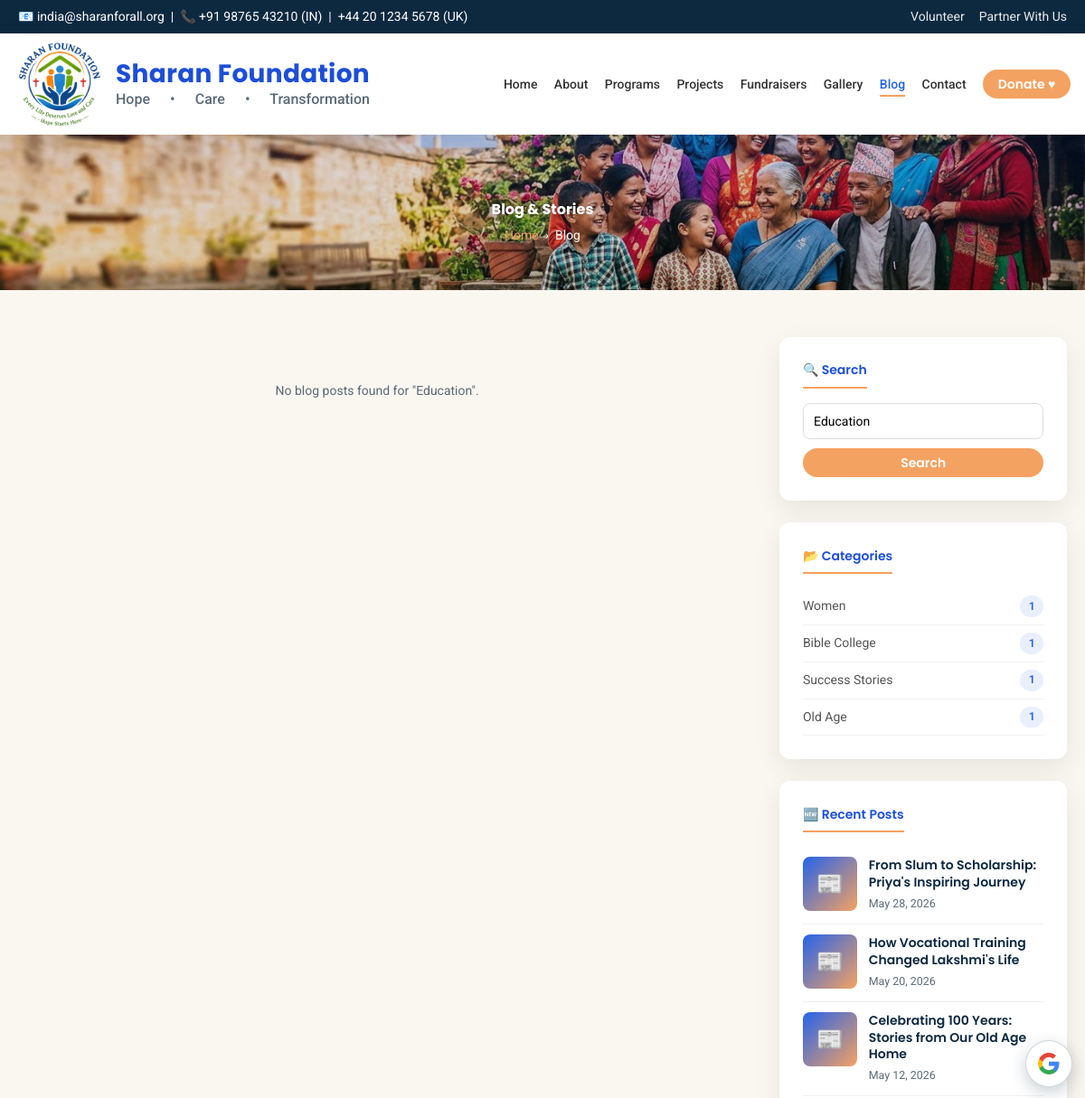
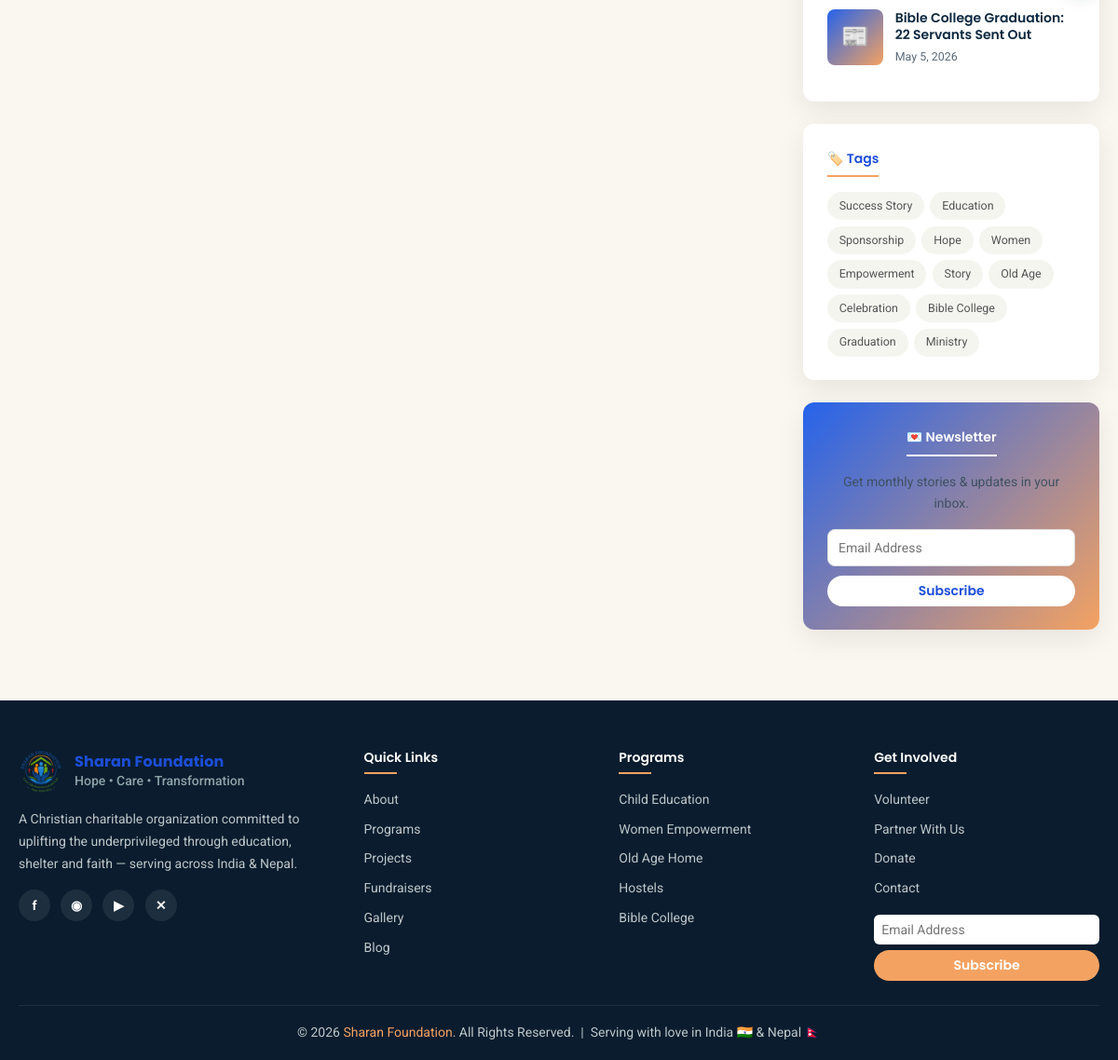
The app's page /pages/blog.php?q=Education with its own data (2 pictures, top to bottom).
### tables this page shows
CREATE TABLE IF NOT EXISTS `settings` (
  `id` INT AUTO_INCREMENT PRIMARY KEY,
  `site_title` VARCHAR(150) DEFAULT 'Sharan Foundation',
  `tagline` VARCHAR(200) DEFAULT 'Hope • Care • Transformation',
  `email_in` VARCHAR(150),
  `email_uk` VARCHAR(150),
  `phone_in` VARCHAR(50),
  `phone_uk` VARCHAR(50),
  `address_in` TEXT,
  `address_uk` TEXT,
  `facebook` VARCHAR(255),
  `instagram` VARCHAR(255),
  `twitter` VARCHAR(255),
  `youtube` VARCHAR(255),
  `about_short` TEXT,
  `mission` TEXT,
  `vision` TEXT,
  `values_text` TEXT,
  `updated_at` TIMESTAMP DEFAULT CURRENT_TIMESTAMP ON UPDATE CURRENT_TIMESTAMP
);

CREATE TABLE IF NOT EXISTS `blog_posts` (
  `id` INT AUTO_INCREMENT PRIMARY KEY,
  `title` VARCHAR(255) NOT NULL,
  `slug` VARCHAR(255) NOT NULL UNIQUE,
  `category` VARCHAR(100),
  `excerpt` TEXT,
  `content` LONGTEXT,
  `image` VARCHAR(255),
  `author` VARCHAR(100) DEFAULT 'Admin',
  `read_time` VARCHAR(20) DEFAULT '5 min read',
  `tags` VARCHAR(500),
  `is_featured` TINYINT(1) DEFAULT 0,
  `status` ENUM('published','draft') DEFAULT 'published',
  `published_at` DATE,
  `created_at` TIMESTAMP DEFAULT CURRENT_TIMESTAMP,
  `updated_at` TIMESTAMP DEFAULT CURRENT_TIMESTAMP ON UPDATE CURRENT_TIMESTAMP
);

### includes/i18n.php (called while the page is built, shortened)
<?php
$_en_file = __DIR__ . '/../lang/en.php';
$T = is_file($_en_file) ? require $_en_file : [];
function t($key, $default = null) {
    global $T;
    return $T[$key] ?? ($default ?? $key);
}
function tr_field($row, $field) {
    return $row[$field] ?? '';
}
function current_lang() {
    return 'en';
}
function gt_language_catalog() {
    return [
        'en'    => ['English',   'English',       '🇬🇧'],
        'hi'    => ['Hindi',     'हिन्दी',        '🇮🇳'],
        'fi'    => ['Finnish',   'Suomi',         '🇫🇮'],
        'mr'    => ['Marathi',   'मराठी',         '🇮🇳'],
        'gu'    => ['Gujarati',  'ગુજરાતી',       '🇮🇳'],
        'pa'    => ['Punjabi',   'ਪੰਜਾਬੀ',        '🇮🇳'],
        'bn'    => ['Bengali',   'বাংলা',         '🇧🇩'],
        'ta'    => ['Tamil',     'தமிழ்',         '🇮🇳'],
        'te'    => ['Telugu',    'తెలుగు',        '🇮🇳'],
        'kn'    => ['Kannada',   'ಕನ್ನಡ',         '🇮🇳'],
        'ml'    => ['Malayalam', 'മലയാളം',       '🇮🇳'],
        'ur'    => ['Urdu',      'اردو',          '🇵🇰'],
        'ne'    => ['Nepali',    'नेपाली',        '🇳🇵'],
        'de'    => ['German',    'Deutsch',       '🇩🇪'],
        'fr'    => ['French',    'Français',      '🇫🇷'],
        'es'    => ['Spanish',   'Español',       '🇪🇸'],
        'pt'    => ['Portuguese','Português',     '🇵🇹'],
        'it'    => ['Italian',   'Italiano',      '🇮🇹'],
        'nl'    => ['Dutch',     'Nederlands',    '🇳🇱'],
        'sv'    => ['Swedish',   'Svenska',       '🇸🇪'],
        'da'    => ['Danish',    'Dansk',         '🇩🇰'],
        'tr'    => ['Turkish',   'Türkçe',        '🇹🇷'],
        'ru'    => ['Russian',   'Русский',       '🇷🇺'],
        'ar'    => ['Arabic',    'العربية',       '🇸🇦'],
        'zh-CN' => ['Chinese (Simplified)', '简体中文', '🇨🇳'],
        'ja'    => ['Japanese',  '日本語',         '🇯🇵'],
        'ko'    => ['Korean',    '한국어',          '🇰🇷'],
    ];
}
function site_language_codes() {
    $raw  = function_exists('get_setting') ? get_setting('site_languages', 'en,hi,fi') : 'en,hi,fi';
    $cat  = gt_language_catalog();
    $out  = [];
    foreach (array_map('trim', explode(',', (string)$raw)) as $c) {
        if (isset($cat[$c]) && !in_array($c, $out, true)) $out[] = $c;
    }
    return $out ?: ['en', 'hi', 'fi'];
}

### includes/functions.php (called while the page is built, shortened)
<?php
function e($s){ return htmlspecialchars($s ?? '', ENT_QUOTES, 'UTF-8'); }
function site_media_path($slug, $default = ''){
    static $cache = null;
    if ($cache === null) {
        global $pdo;
        $cache = [];
        try {
            foreach ($pdo->query("SELECT slug, path FROM site_media")->fetchAll() as $r) {
                $cache[$r['slug']] = $r['path'];
            }
        } catch (Throwable $e) {  }
    }
    $p = $cache[$slug] ?? $default;
    return $p !== '' && $p !== null ? $p : $default;
}
function site_image_url($slug, $default = ''){
    $p = site_media_path($slug, $default);
    return $p !== '' ? BASE_URL . ltrim($p, '/') : '';
}
function site_bg_attr($slug, $gradient = null, $default = ''){
    $u = site_image_url($slug, $default);
    $img = "url('" . $u . "')";
    $bg  = $gradient ? $gradient . ', ' . $img : $img;
    return 'background-image:' . $bg . ';background-size:cover;background-position:center';
}
function get_setting($key, $default = ''){
    global $pdo;
    static $cache = null;
    if ($cache === null) {
        $row = $pdo->query("SELECT * FROM settings LIMIT 1")->fetch();
        $cache = $row ?: [];
    }
    return $cache[$key] ?? $default;
}

### pages/blog.php (the view, shortened to what this page needs)
<?php
require_once __DIR__ . '/../config/database.php';
require_once __DIR__ . '/../includes/functions.php';
$per_page = 8;
$page     = max(1, (int)($_GET['page'] ?? 1));
$offset   = ($page - 1) * $per_page;
$cat_filter = trim($_GET['cat'] ?? '');
$q          = trim($_GET['q'] ?? '');
$where = ["status='published'"];
$params = [];
if ($q)          { $where[] = "(title LIKE ? OR excerpt LIKE ?)"; $params[] = "%$q%"; $params[] = "%$q%"; }
$where_sql = 'WHERE ' . implode(' AND ', $where);
$featured = null;
$count_params = $params;
$sql = "SELECT * FROM blog_posts $where_sql" . ($featured ? " AND id != ?" : '') . " ORDER BY published_at DESC, id DESC LIMIT $per_page OFFSET $offset";
$stmt = $pdo->prepare($sql);
$stmt->execute($count_params);
$posts = $stmt->fetchAll();
$categories  = $pdo->query("SELECT category, COUNT(*) as cnt FROM blog_posts WHERE status='published' AND category!='' GROUP BY category ORDER BY cnt DESC")->fetchAll();
$recent      = $pdo->query("SELECT id,title,slug,image,published_at FROM blog_posts WHERE status='published' ORDER BY published_at DESC, id DESC LIMIT 4")->fetchAll();
$all_tags    = [];
foreach ($pdo->query("SELECT tags FROM blog_posts WHERE status='published' AND tags!=''")->fetchAll(PDO::FETCH_COLUMN) as $t)
    foreach (explode(',', $t) as $tag) { $tag = trim($tag); if ($tag) $all_tags[$tag] = ($all_tags[$tag] ?? 0) + 1; }
arsort($all_tags); $all_tags = array_slice($all_tags, 0, 15, true);
require_once __DIR__ . '/../includes/i18n.php';
$current_page = 'blog';
require __DIR__ . '/../includes/public_header.php';
?>
<section class="page-header" style="<?= e(site_bg_attr('banner_blog', 'linear-gradient(rgba(29,78,216,.15),rgba(26,46,53,.15))', 'images/hero.jpg')) ?>">
  <div class="container">
    <h1><?= e(t('page_blog')) ?></h1>
    <div class="breadcrumb"><a href="<?= BASE_URL ?>"><?= e(t('home')) ?></a> &nbsp;›&nbsp; <?= e(t('nav_blog')) ?><?= $cat_filter ? ' &nbsp;›&nbsp; ' . e($cat_filter) : '' ?></div>
  </div>
</section>
<section class="sec-cream">
  <div class="container">
    <div class="blog-wrap">
      <div>
        <?php if (!$posts && !$featured): ?>
          <p style="text-align:center;color:var(--gray);padding:3rem 0">No blog posts found<?= $q ? ' for "' . e($q) . '"' : '' ?>.</p>
        <?php endif; ?>
      </div>
      <aside class="sidebar">
        <form method="get" class="widget">
          <h4>🔍 <?= e(t('search')) ?></h4>
          <input type="search" name="q" value="<?= e($q) ?>" placeholder="<?= e(t('search')) ?>...">
          <button class="btn btn-primary" style="width:100%"><?= e(t('search')) ?></button>
        </form>
        <?php if ($categories): ?>
        <div class="widget">
          <h4>📂 <?= e(t('categories')) ?></h4>
          <ul class="cat-list">
            <?php foreach ($categories as $c): ?>
              <li onclick="location.href='?cat=<?= urlencode($c['category']) ?>'"><?= e($c['category']) ?> <span><?= (int)$c['cnt'] ?></span></li>
            <?php endforeach; ?>
          </ul>
        </div>
        <?php endif; ?>
        <?php if ($recent): ?>
        <div class="widget">
          <h4>🆕 <?= e(t('recent_posts')) ?></h4>
          <?php foreach ($recent as $r):
            $has_img = !empty($r['image']) && file_exists(__DIR__ . '/../' . $r['image']); ?>
          <a href="<?= BASE_URL ?>pages/blog-post.php?slug=<?= e($r['slug']) ?>" class="recent-post" style="text-decoration:none;color:inherit">
            <div class="thumb" style="<?= $has_img ? "background-image:url('".BASE_URL.e($r['image'])."')" : 'background:linear-gradient(135deg,#2563eb,#f4a261)' ?>"><?= $has_img?'':'📰' ?></div>
            <div><h5><?= e(mb_strimwidth(tr_field($r, 'title'), 0, 60, '...')) ?></h5><small><?= date('M j, Y', strtotime($r['published_at'])) ?></small></div>
          </a>
          <?php endforeach; ?>
        </div>
        <?php endif; ?>
        <?php if ($all_tags): ?>
        <div class="widget">
          <h4>🏷️ <?= e(t('tags')) ?></h4>
          <div class="tags-cloud">
            <?php foreach ($all_tags as $tag => $cnt): ?>
              <a href="?q=<?= urlencode($tag) ?>"><?= e($tag) ?></a>
            <?php endforeach; ?>
          </div>
        </div>
        <?php endif; ?>
        <form action="<?= BASE_URL ?>api/submit_newsletter.php" method="post" class="widget" style="background:linear-gradient(135deg,var(--primary),var(--accent));color:#fff;text-align:center">
          <h4 style="color:#fff;border-color:#fff">💌 <?= e(t('newsletter')) ?></h4>
          <p style="font-size:.9rem;margin-bottom:1rem;opacity:.95"><?= e(t('newsletter_text')) ?></p>
          <input type="email" name="email" placeholder="<?= e(t('email_address')) ?>" required style="color:#333">
          <button class="btn" style="background:#fff;color:var(--primary-dark);width:100%"><?= e(t('btn_subscribe')) ?></button>
        </form>
      </aside>
    </div>
  </div>
</section>
<?php require __DIR__ . '/../includes/public_footer.php'; ?>

### includes/public_header.php (shortened to what this page needs)
<?php
require_once __DIR__ . '/../config/database.php';
require_once __DIR__ . '/functions.php';
require_once __DIR__ . '/i18n.php';
$current_page = $current_page ?? '';
$BU = BASE_URL;
$LANG = current_lang();
$gt_codes = json_encode(site_language_codes());
?><!DOCTYPE html>
<html lang="<?= e($LANG) ?>">
<head>
<link rel="stylesheet" href="<?= $BU ?>css/style.css" />
</head>
<body>
<div class="gt-float" id="gt_float" title="Translate this website / अनुवाद करें" aria-label="Google Translate – select language">
  <span class="gt-fallback" aria-hidden="true">
  </span>
</div>
<div class="topbar">
  <div class="container">
    <div>📧 <?= e(get_setting('email_in','contact@sharanforall.org')) ?> &nbsp;|&nbsp; 📞 <?= e(get_setting('phone_in','+91 98765 43210')) ?> (IN) &nbsp;|&nbsp; <?= e(get_setting('phone_uk','+44 20 1234 5678')) ?> (UK)</div>
    <div style="display:flex;align-items:center;flex-wrap:wrap">
      <a href="<?= $BU ?>pages/volunteer.php"><?= e(t('nav_volunteer')) ?></a>
      <a href="<?= $BU ?>pages/partner.php"><?= e(t('nav_partner')) ?></a>
    </div>
  </div>
</div>
<header class="nav">
  <div class="nav-inner">
    <a href="<?= $BU ?>" class="logo" aria-label="Sharan Foundation – Home">
      <div class="logo-mark"><img src="<?= $BU ?>images/logo.png" alt="Sharan Foundation logo"></div>
      <div class="logo-text">
        <span class="logo-name">Sharan Foundation</span>
        <small><?= e(t('site_tagline')) ?></small>
      </div>
    </a>
    <nav>
      <ul id="navlist">
        <li><a href="<?= $BU ?>" class="<?= $current_page==='home'?'active':'' ?>"><?= e(t('nav_home')) ?></a></li>
        <li><a href="<?= $BU ?>pages/about.php" class="<?= $current_page==='about'?'active':'' ?>"><?= e(t('nav_about')) ?></a></li>
        <li><a href="<?= $BU ?>pages/programs.php" class="<?= $current_page==='programs'?'active':'' ?>"><?= e(t('nav_programs')) ?></a></li>
        <li><a href="<?= $BU ?>pages/projects.php" class="<?= $current_page==='projects'?'active':'' ?>"><?= e(t('nav_projects')) ?></a></li>
        <li><a href="<?= $BU ?>pages/fundraisers.php" class="<?= $current_page==='fundraisers'?'active':'' ?>"><?= e(t('nav_fundraisers')) ?></a></li>
        <li><a href="<?= $BU ?>pages/gallery.php" class="<?= $current_page==='gallery'?'active':'' ?>"><?= e(t('nav_gallery')) ?></a></li>
        <li><a href="<?= $BU ?>pages/blog.php" class="<?= $current_page==='blog'?'active':'' ?>"><?= e(t('nav_blog')) ?></a></li>
        <li><a href="<?= $BU ?>pages/contact.php" class="<?= $current_page==='contact'?'active':'' ?>"><?= e(t('nav_contact')) ?></a></li>
        <li><a href="<?= $BU ?>pages/donate.php" class="btn btn-primary"><?= e(t('nav_donate')) ?> ♥</a></li>
      </ul>
    </nav>
  </div>
</header>

### includes/public_footer.php (shortened to what this page needs)
<?php $BU = BASE_URL; ?>
<footer>
  <div class="container">
    <div class="foot-grid">
      <div class="foot">
        <div class="logo">
          <div class="logo-mark"><img src="<?= $BU ?>images/logo.png" alt="Sharan Foundation logo"></div>
          <div class="logo-text">
            <span class="logo-name">Sharan Foundation</span>
            <small><?= e(t('site_tagline')) ?></small>
          </div>
        </div>
        <p><?= e(get_setting('about_short')) ?></p>
        <div class="socials">
          <a href="<?= e(get_setting('facebook','#')) ?>" title="Facebook">f</a>
          <a href="<?= e(get_setting('instagram','#')) ?>" title="Instagram">◉</a>
          <a href="<?= e(get_setting('youtube','#')) ?>" title="YouTube">▶</a>
          <a href="<?= e(get_setting('twitter','#')) ?>" title="Twitter">✕</a>
        </div>
      </div>
      <div class="foot"><h4><?= e(t('quick_links')) ?></h4><ul>
        <li><a href="<?= $BU ?>pages/about.php"><?= e(t('nav_about')) ?></a></li>
        <li><a href="<?= $BU ?>pages/programs.php"><?= e(t('nav_programs')) ?></a></li>
        <li><a href="<?= $BU ?>pages/projects.php"><?= e(t('nav_projects')) ?></a></li>
        <li><a href="<?= $BU ?>pages/fundraisers.php"><?= e(t('nav_fundraisers')) ?></a></li>
        <li><a href="<?= $BU ?>pages/gallery.php"><?= e(t('nav_gallery')) ?></a></li>
        <li><a href="<?= $BU ?>pages/blog.php"><?= e(t('nav_blog')) ?></a></li>
      </ul></div>
      <div class="foot"><h4><?= e(t('nav_programs')) ?></h4><ul>
        <li><a href="<?= $BU ?>pages/programs.php#child-education">Child Education</a></li>
        <li><a href="<?= $BU ?>pages/programs.php#women">Women Empowerment</a></li>
        <li><a href="<?= $BU ?>pages/programs.php#oldage">Old Age Home</a></li>
        <li><a href="<?= $BU ?>pages/programs.php#girls-hostel">Hostels</a></li>
        <li><a href="<?= $BU ?>pages/programs.php#bible-college">Bible College</a></li>
      </ul></div>
      <div class="foot"><h4><?= e(t('get_involved')) ?></h4><ul>
        <li><a href="<?= $BU ?>pages/volunteer.php"><?= e(t('nav_volunteer')) ?></a></li>
        <li><a href="<?= $BU ?>pages/partner.php"><?= e(t('nav_partner')) ?></a></li>
        <li><a href="<?= $BU ?>pages/donate.php"><?= e(t('nav_donate')) ?></a></li>
        <li><a href="<?= $BU ?>pages/contact.php"><?= e(t('nav_contact')) ?></a></li>
      </ul>
      <form action="<?= $BU ?>api/submit_newsletter.php" method="post" style="margin-top:1rem">
        <input type="email" name="email" placeholder="<?= e(t('email_address')) ?>" required style="width:100%;padding:.5rem;border-radius:6px;border:none;margin-bottom:.4rem;color:#333">
        <button class="btn btn-primary" style="width:100%;padding:.5rem"><?= e(t('btn_subscribe')) ?></button>
      </form>
      </div>
    </div>
    <div class="copy">© <?= date('Y') ?> <span>Sharan Foundation</span>. <?= e(t('all_rights')) ?>. &nbsp;|&nbsp; <?= e(t('serving_love')) ?></div>
  </div>
</footer>
</body>
</html>

### records on screen
settings: email_in "india@sharanforall.org", phone_in "+91 98765 43210", phone_uk "+44 20 1234 5678", about_short "A Christian charitable organization committed to uplifting the underprivileged through education, shelter and faith — serving across India & Nepal."
blog_posts: title "From Slum to Scholarship: Priya's Inspiring Journey", published_at "May 28, 2026"
blog_posts: title "How Vocational Training Changed Lakshmi's Life", published_at "May 20, 2026"
blog_posts: title "Celebrating 100 Years: Stories from Our Old Age Home", published_at "May 12, 2026"
blog_posts: title "Bible College Graduation: 22 Servants Sent Out", published_at "May 5, 2026"

### other values on screen
t('nav_volunteer') "Volunteer"
t('nav_partner') "Partner With Us"
t('site_tagline') "Hope • Care • Transformation"
t('nav_home') "Home"
t('nav_about') "About"
t('nav_programs') "Programs"
t('nav_projects') "Projects"
t('nav_fundraisers') "Fundraisers"
t('nav_gallery') "Gallery"
t('nav_blog') "Blog"
t('nav_contact') "Contact"
t('nav_donate') "Donate"
t('page_blog') "Blog & Stories"
t('home') "Home"
$q "Education"
